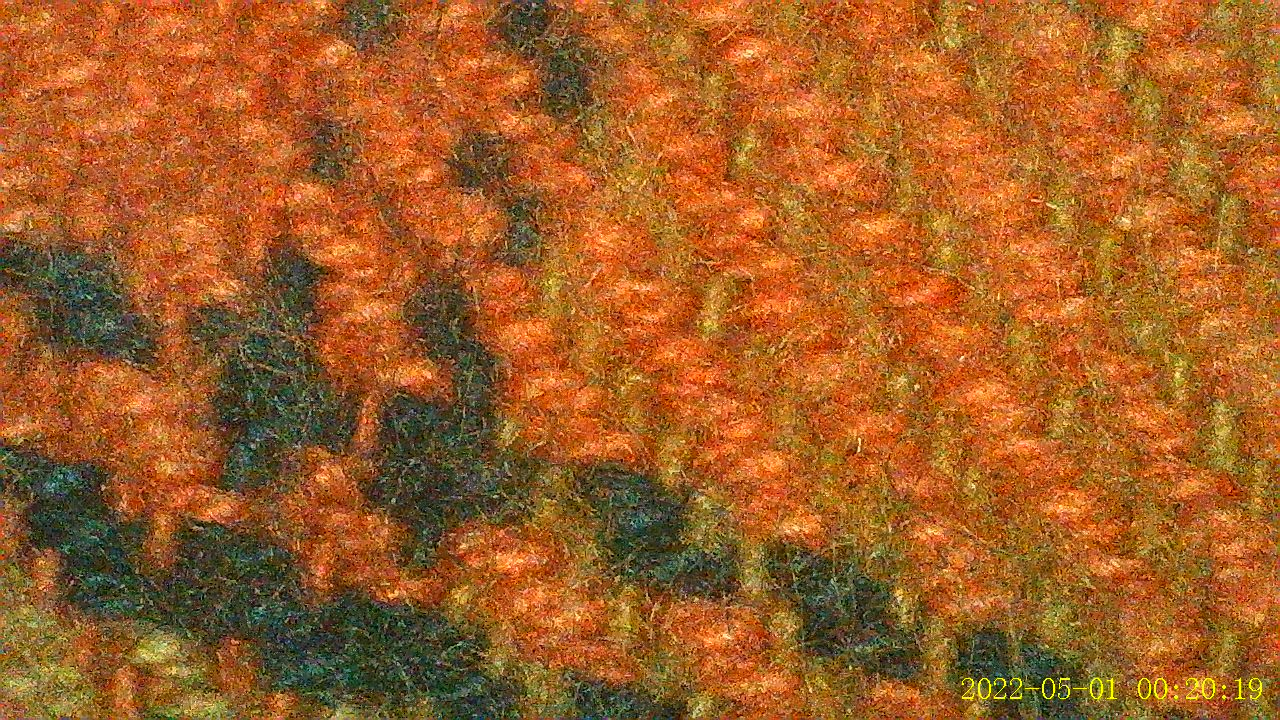
#> input picture Dataset/Tela 1/IMG_0358.JPG, 1280 x 720 px
$ python -i miniproyecto2.py   (imports and definitions only)   (older library calls are emulated)
#> lines starting #> are read from the running program, lines starting #| are printed output that depends on the picture
import csv
from collections import Counter
from pathlib import Path
import cv2 as cv
import matplotlib.pyplot as plt
import numpy as np
from skimage.feature import graycomatrix, graycoprops, local_binary_pattern
from sklearn.ensemble import RandomForestClassifier
from sklearn.metrics import (ConfusionMatrixDisplay, accuracy_score, classification_report, confusion_matrix, precision_recall_fscore_support,)
from sklearn.model_selection import train_test_split

RUTA_BASE = Path(__file__).resolve().parent
DATASET = RUTA_BASE / "Dataset"
RUTA_ROIS = RUTA_BASE / "ROIs"
SALIDA = RUTA_BASE / "Resultados_1_4_promedio_3x3"

CLASES = [f"Tela {n}" for n in range(1, 9)]
TAMANO_ROI = (180, 180)  # ancho, alto
SEMILLA = 42
PROPORCION_PRUEBA = 0.20

# Las pruebas visuales del 1.2 son opcionales; no cambian el entrenamiento.
REGENERAR_ROIS = False
MOSTRAR_ROIS_1_2 = False
MOSTRAR_CANALES_1_2 = False
MOSTRAR_REALCES_1_2 = False
MOSTRAR_TEXTURAS_1_2 = False
MOSTRAR_VARIAS_ROIS_1_2 = False

# Los graficos del 1.4 siempre se guardan; esta variable controla ventanas.
MOSTRAR_GRAFICOS_1_4 = False

ANGULOS = (0, 45, 90, 135)
PROPIEDADES_GLCM = ("contrast", "homogeneity", "energy", "correlation")
MASCARAS_LAWS = ("L5E5", "E5L5", "L5S5", "S5S5", "W5W5", "R5R5")

VECTORES_LAWS = {
    "L5": np.array([1, 4, 6, 4, 1], dtype=np.float32),
    "E5": np.array([-1, -2, 0, 2, 1], dtype=np.float32),
    "S5": np.array([-1, 0, 2, 0, -1], dtype=np.float32),
    "W5": np.array([-1, 2, 0, -2, 1], dtype=np.float32),
    "R5": np.array([1, -4, 6, -4, 1], dtype=np.float32),
}


# [429 lines left out: functions encabezado, leer_imagen, resumen_imagenes_originales, extraer_rois, guardar_rois, mostrar_recorte_y_canales and 1 more, not called in this run]


#=======================================================================
#       1.2.2 - EXTRACCION DE CARACTERISTICAS DE TEXTURA                 #
#=======================================================================


def aplicar_glcm(imagen_gris):
    matriz = graycomatrix(
        imagen_gris // 16,
        distances=[1],
        angles=np.deg2rad(ANGULOS),
        levels=16,
        symmetric=True,
        normed=True,
    )

    return matriz


def aplicar_lbp(imagen_gris):
    lbp = local_binary_pattern(
        imagen_gris,
        P=8,
        R=1,
        method="uniform"
    )

    histograma = np.bincount(
        lbp.astype(np.int32).ravel(),
        minlength=10
    )[:10]

    histograma = histograma.astype(np.float64)
    histograma /= histograma.sum()

    return lbp, histograma


def aplicar_gabor(imagen_gris):
    mapas = {}

    for angulo in ANGULOS:
        kernel = cv.getGaborKernel(
            (21, 21),
            sigma=5,
            theta=np.deg2rad(angulo),
            lambd=8,
            gamma=0.5,
            psi=0,
            ktype=cv.CV_32F
        )

        kernel = kernel - kernel.mean()
        kernel = kernel / (
            np.sum(np.abs(kernel)) + 1e-8
        )

        respuesta = cv.filter2D(
            imagen_gris.astype(np.float32),
            cv.CV_32F,
            kernel,
            borderType=cv.BORDER_REFLECT
        )

        mapas[angulo] = cv.GaussianBlur(
            np.abs(respuesta),
            (7, 7),
            0
        )

    return mapas


def aplicar_laws(imagen_gris):
    fondo = cv.GaussianBlur(
        imagen_gris.astype(np.float32),
        (15, 15),
        0
    )

    centrada = imagen_gris.astype(np.float32) - fondo
    mapas = {}

    for nombre in MASCARAS_LAWS:
        kernel = np.outer(
            VECTORES_LAWS[nombre[:2]],
            VECTORES_LAWS[nombre[2:]]
        ).astype(np.float32)

        kernel = kernel / (
            np.sum(np.abs(kernel)) + 1e-8
        )

        respuesta = cv.filter2D(
            centrada,
            cv.CV_32F,
            kernel,
            borderType=cv.BORDER_REFLECT
        )

        mapas[nombre] = cv.GaussianBlur(
            np.abs(respuesta),
            (9, 9),
            0
        )

    return mapas


#=======================================================================
#       1.2.3 - DESCRIPTORES NUMERICOS                                  #
#=======================================================================


def calcular_descriptores(imagen_gris, devolver_mapas=False):
    glcm = aplicar_glcm(imagen_gris)
    lbp, histograma_lbp = aplicar_lbp(imagen_gris)
    gabor = aplicar_gabor(imagen_gris)
    laws = aplicar_laws(imagen_gris)

    # GLCM: 16 valores
    vector_glcm = np.concatenate([
        graycoprops(glcm, propiedad)[0]
        for propiedad in PROPIEDADES_GLCM
    ])

    # LBP: 10 valores
    vector_lbp = histograma_lbp

    # Gabor: 8 valores
    vector_gabor = np.array([
        valor
        for angulo in ANGULOS
        for valor in (
            np.mean(gabor[angulo]),
            np.std(gabor[angulo])
        )
    ])

    # Laws: 12 valores
    vector_laws = np.array([
        valor
        for nombre in MASCARAS_LAWS
        for valor in (
            np.mean(laws[nombre]),
            np.std(laws[nombre])
        )
    ])

    bloques = (
        vector_glcm,
        vector_lbp,
        vector_gabor,
        vector_laws
    )

    vector = np.concatenate(
        bloques
    ).astype(np.float64)

    if vector.shape != (46,) or not np.all(np.isfinite(vector)):
        raise ValueError(
            "El vector de textura no tiene 46 valores numericos validos"
        )

    if devolver_mapas:
        return vector, {
            "glcm": glcm,
            "lbp": lbp,
            "lbp_hist": histograma_lbp,
            "gabor": gabor,
            "laws": laws
        }

    return vector


# [654 lines left out: functions mostrar_texturas_1_2, mostrar_varias_fotografias_textura, imprimir_tabla_descriptores, nombres_descriptores, generar_tabla_descriptores, construir_dataset and 2 more, not called in this run]


class PCAEnEspacioDeMuestras:
    def __init__(self, varianza_objetivo=0.95):
        self.varianza_objetivo = varianza_objetivo

    # [782 lines left out: functions fit_transform, transform, entrenar_estrategias, guardar_figura, figuras_comparacion, figuras_confusion and 6 more, not called in this run]


# [2 lines not run here, left out]

>>> import cv2
>>> picture = cv2.imread('Dataset/Tela 1/IMG_0358.JPG', cv2.IMREAD_GRAYSCALE)
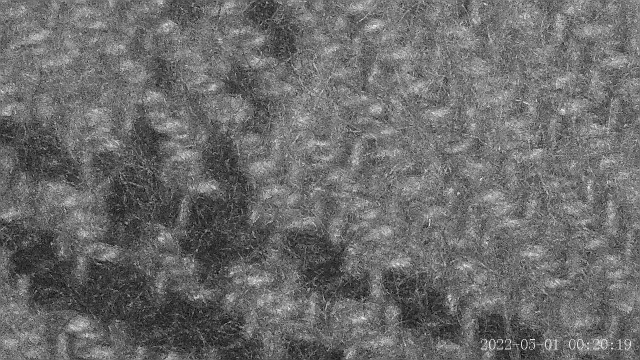
#> picture: shape (720, 1280) (shown at 1/2 size); min 0, max 255, mean 107.4
>>> result = calcular_descriptores(picture)
#> in aplicar_lbp, `lbp = local_binary_pattern( imagen_gris, P=8, R=1, method="uniform" )`:
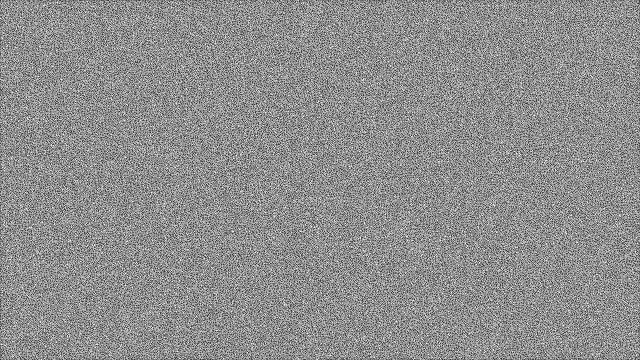
#> lbp: shape (720, 1280) float64 (shown at 1/2 size); min 0, max 9, mean 5.02; drawn with min black and max white
#> in aplicar_lbp, `histograma = np.bincount( lbp.astype(np.int32).ravel(), minlength=10 )..`: histograma = [97820, 95088, 65763, 72922, 68251, 71870, 68423, 96800, 103362, 181301]
#> in aplicar_lbp, `histograma /= histograma.sum()`: histograma = [0.106, 0.103, 0.0714, 0.0791, 0.0741, 0.078, 0.0742, 0.105, 0.112, 0.197]
#> in calcular_descriptores, `lbp, histograma_lbp = aplicar_lbp(imagen_gris)`: histograma_lbp has the same summary as histograma in aplicar_lbp
#> after the loop in aplicar_gabor, `for angulo in ANGULOS:`:
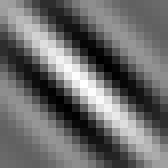
#> kernel: shape (21, 21) float32 (shown 8 times larger); min -0.0052, max 0.00704, mean 4.43e-11; drawn with min black and max white
#> after the loop in aplicar_gabor, `for angulo in ANGULOS:`: mapas = 4 items
#> in aplicar_laws, `centrada = imagen_gris.astype(np.float32) - fondo`:
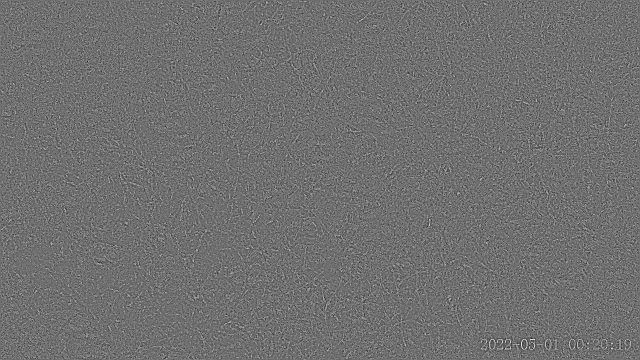
#> centrada: shape (720, 1280) float32 (shown at 1/2 size); min -126.4, max 160.9, mean 0; drawn with min black and max white
#> the loop in aplicar_laws, `for nombre in MASCARAS_LAWS:` made 6 passes
#> pass 2, in aplicar_laws, `respuesta = cv.filter2D( centrada, cv.CV_32F, kernel, borderType=cv.BO..`:
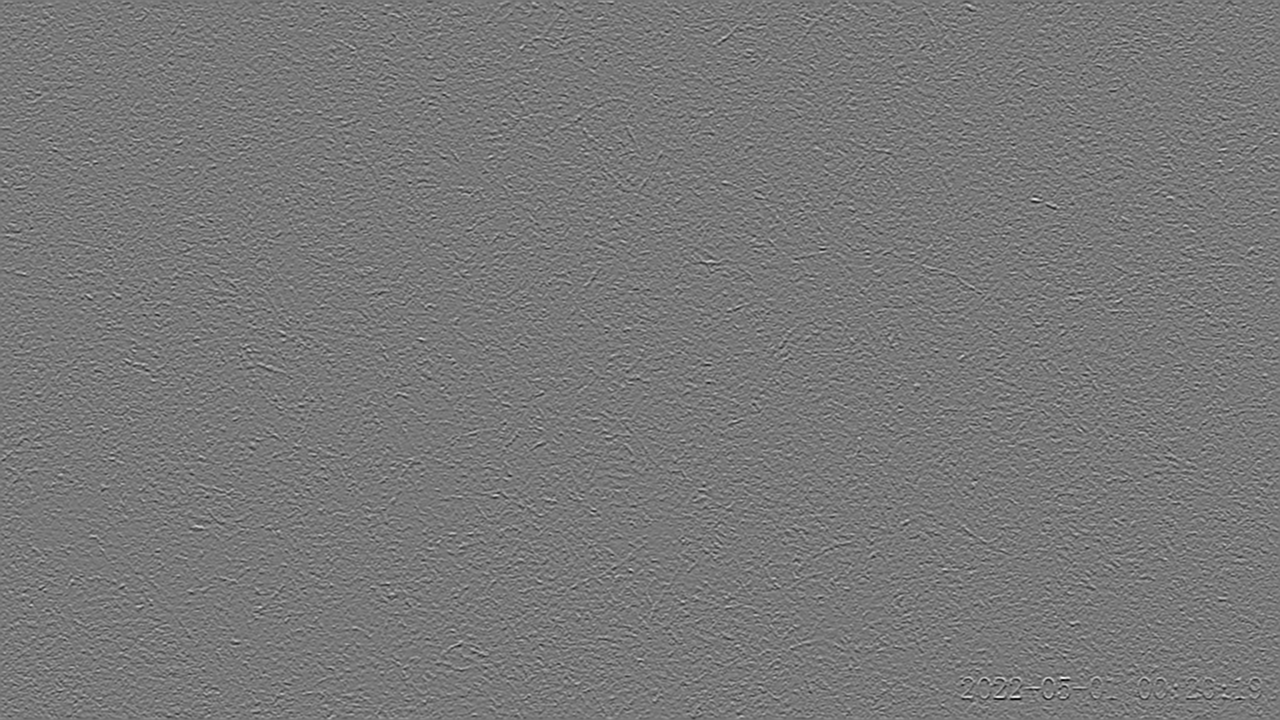
#> respuesta: shape (720, 1280) float32; min -78.45, max 87.11, mean 0; drawn with min black and max white
#> after the loop in aplicar_laws, `for nombre in MASCARAS_LAWS:`: mapas = 6 items
#> in calcular_descriptores, `vector_glcm = np.concatenate([ graycoprops(glcm, propiedad)[0] for pro..`: vector_glcm = [3.86, 5.27, 3.96, 5.39, 0.493, 0.437, 0.487, 0.434, 0.145, 0.135, 0.144, 0.135, 0.648, 0.52, 0.639, 0.509]
#> in calcular_descriptores, `vector_lbp = histograma_lbp`: vector_lbp has the same summary as histograma in aplicar_lbp
#> in calcular_descriptores, `vector_gabor = np.array([ valor for angulo in ANGULOS for valor in ( n..`: vector_gabor = [2.52, 1.46, 2.2, 1.21, 2.45, 1.35, 2.36, 1.26]
#> in calcular_descriptores, `vector_laws = np.array([ valor for nombre in MASCARAS_LAWS for valor i..`: vector_laws = [8.16, 3.05, 8.13, 2.86, 8.47, 3.14, 7.79, 2.28, 4.04, 1.23, 2.42, 1.21]
#> in calcular_descriptores, `vector = np.concatenate( bloques ).astype(np.float64)`: vector = 46 values, max 8.47 at index 38, min 0.0714 at index 18, mean 2
#> result has the same summary as vector in calcular_descriptores

$ run again, on Dataset/Tela 2/IMG_0380.JPG
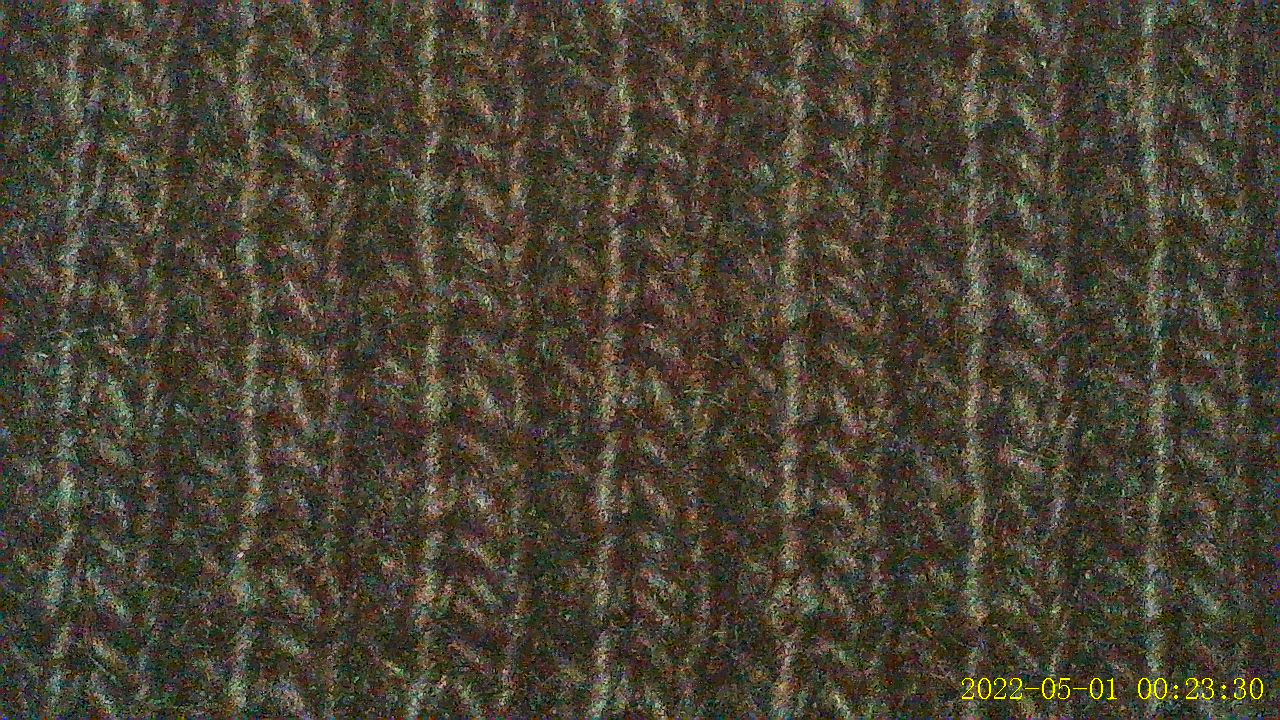
#> input picture Dataset/Tela 2/IMG_0380.JPG, 1280 x 720 px
#> in aplicar_lbp, `lbp = local_binary_pattern( imagen_gris, P=8, R=1, method="uniform" )`:
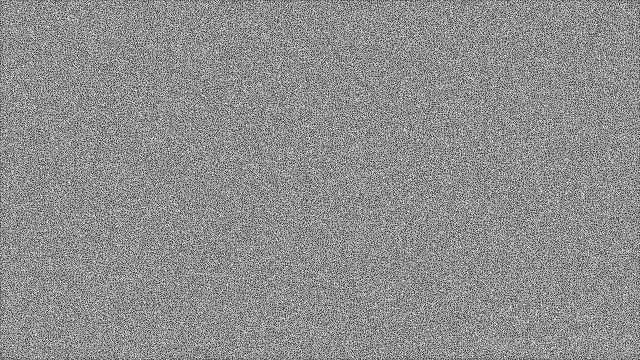
#> lbp: shape (720, 1280) float64 (shown at 1/2 size); min 0, max 9, mean 5.03; drawn with min black and max white
#> in aplicar_lbp, `histograma = np.bincount( lbp.astype(np.int32).ravel(), minlength=10 )..`: histograma = [95494, 95427, 67267, 73408, 67347, 70750, 69506, 98010, 104663, 179728]
#> in aplicar_lbp, `histograma /= histograma.sum()`: histograma = [0.104, 0.104, 0.073, 0.0797, 0.0731, 0.0768, 0.0754, 0.106, 0.114, 0.195]
#> histograma_lbp has the same summary as histograma in aplicar_lbp
#> after the loop in aplicar_gabor, `for angulo in ANGULOS:`: mapas = 4 items
#> the loop in aplicar_laws, `for nombre in MASCARAS_LAWS:` made 6 passes
#> pass 2, in aplicar_laws, `respuesta = cv.filter2D( centrada, cv.CV_32F, kernel, borderType=cv.BO..`:
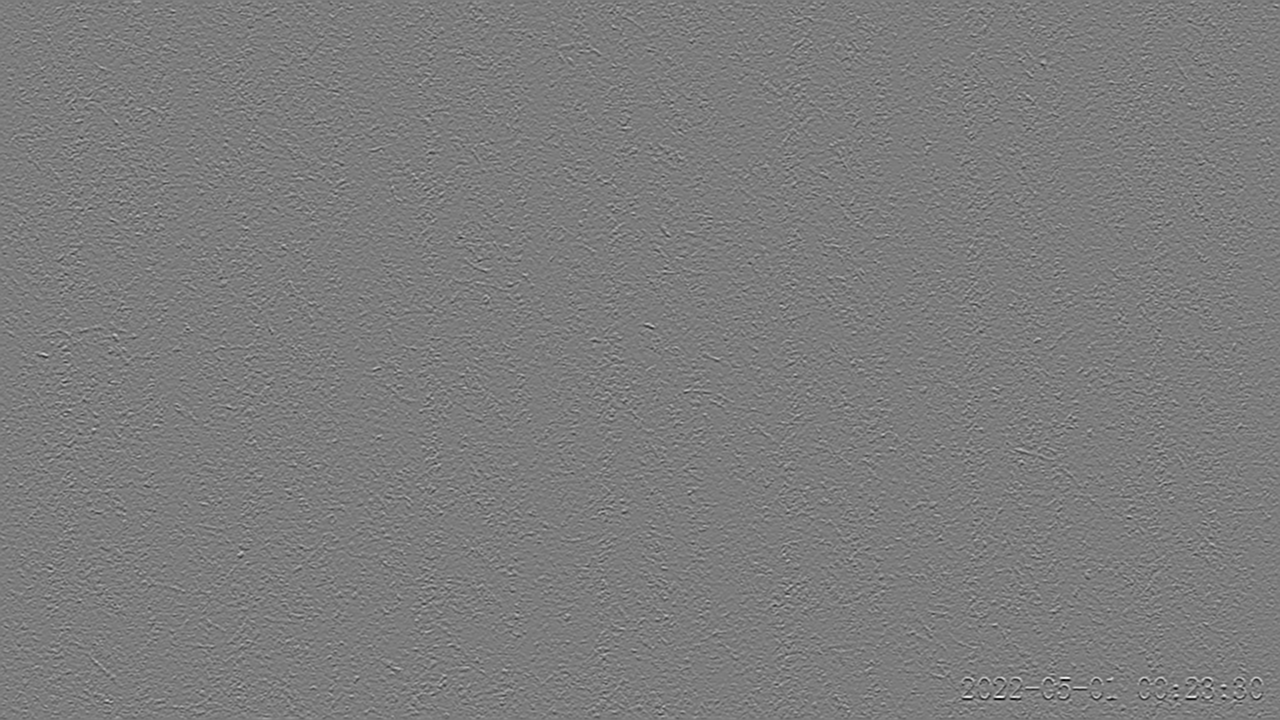
#> respuesta: shape (720, 1280) float32; min -87.42, max 91.24, mean 0; drawn with min black and max white
#> after the loop in aplicar_laws, `for nombre in MASCARAS_LAWS:`: mapas = 6 items
#> vector_glcm = [2.88, 3.82, 2.7, 3.81, 0.551, 0.501, 0.557, 0.501, 0.202, 0.192, 0.204, 0.192, 0.572, 0.432, 0.599, 0.435]
#> vector_lbp has the same summary as histograma in aplicar_lbp
#> vector_gabor = [2.25, 1.49, 1.88, 1.1, 1.82, 1.05, 1.86, 1.07]
#> vector_laws = [6.86, 3.15, 6.38, 2.62, 7.2, 3.29, 6.29, 2.34, 3.22, 1.31, 1.86, 1.17]
#> vector = 46 values, max 7.2 at index 38, min 0.073 at index 18, mean 1.68
#> result has the same summary as vector in calcular_descriptores
